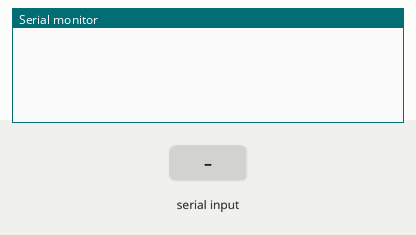
This sketch was run on a simulated Arduino Uno, built with avr-gcc and run on an emulated ATmega328P. Parts: the last lines printed to the serial monitor. Inputs (shaded band) come from the test bench.

Above: at 1.2 s.
1.3 s: "90,45\n" received over Serial
At 2.1 s:
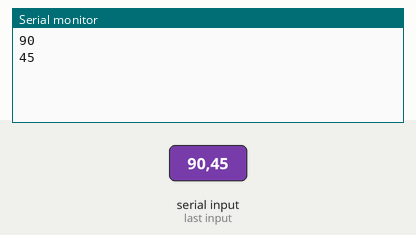
2.8 s: "30,150\n" received over Serial
At 4.5 s:
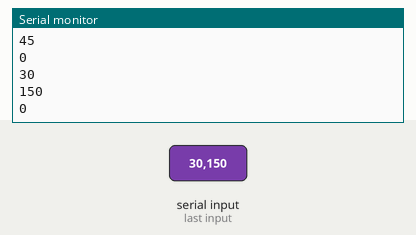
Timing chart, 0 to 6.0 s (numbered marks = the images above; inputs shaded):
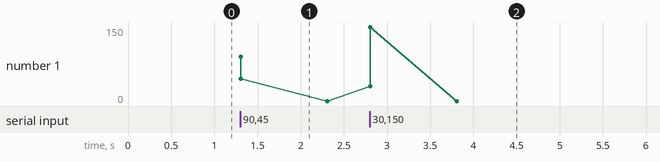

The sketch:

parseInt.ino
```cpp
void setup() {
 Serial.begin(9600);
}

void loop() {
  if(Serial.available()){
    Serial.println(Serial.parseInt());
    }
}
```

Measured:
- after the input at 1.3 s, the serial monitor: prints a new line at once (image 1)
- after the input at 2.8 s, the serial monitor: prints a new line at once (image 2)
